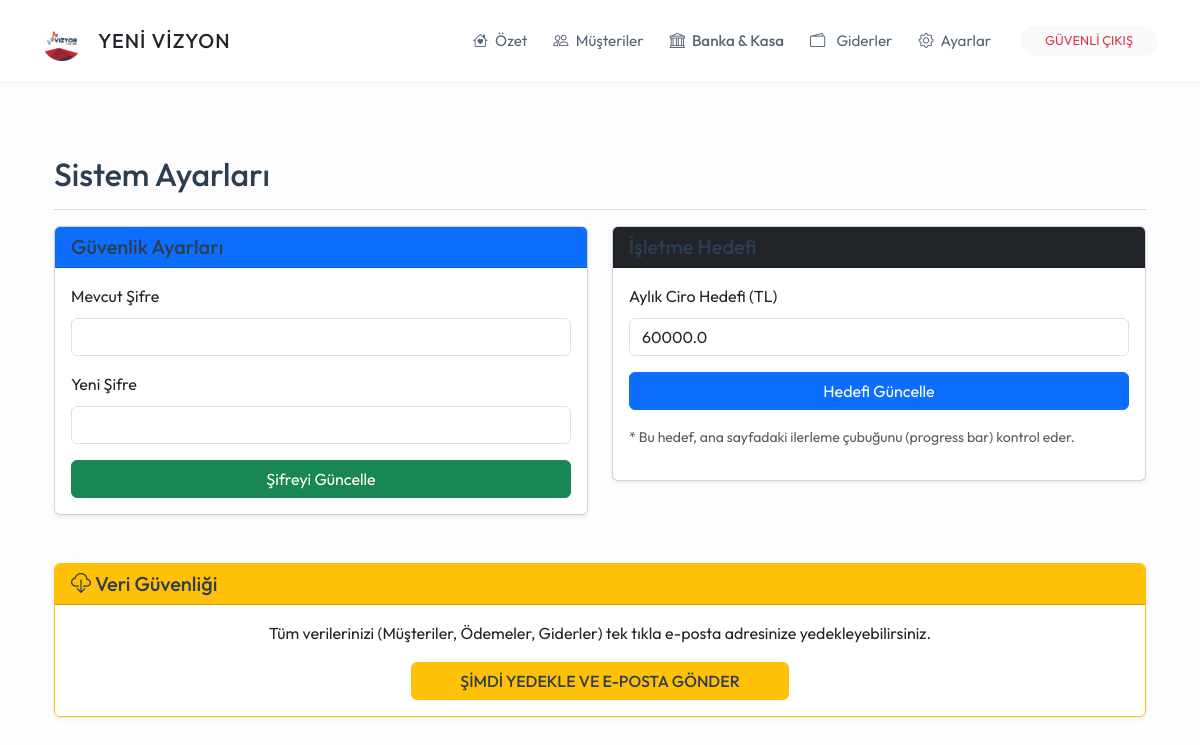
Page /ayarlar (signed in) on the earlier database version.
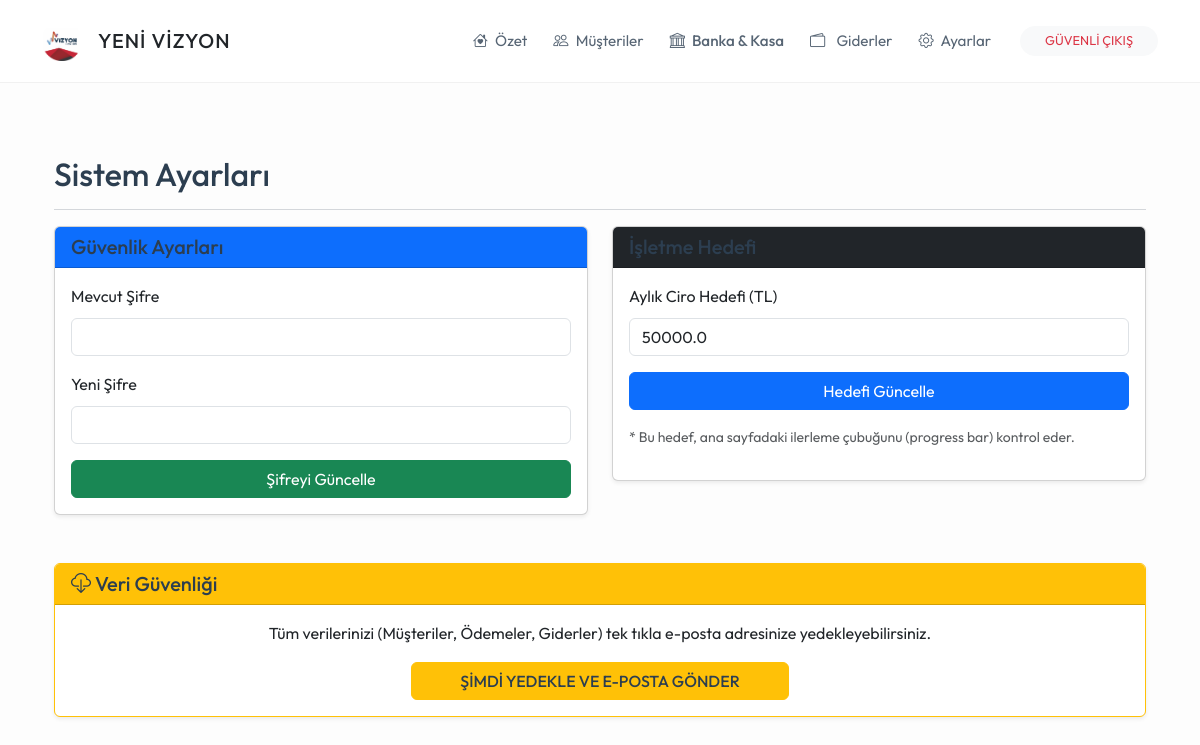
Same page on the later database version.
### models.py (models this page shows)
class Ayarlar(db.Model):
    id = db.Column(db.Integer, primary_key=True)
    ay_hedefi = db.Column(db.Float, default=50000.0)

### routes/genel_isler.py (the view, shortened to what this page needs)
@genel_bp.route('/ayarlar', methods=['GET', 'POST'])
def ayarlar():
    if 'logged_in' not in session:
        return redirect(url_for('genel.index'))
    kullanici = Kullanici.query.filter_by(kullanici_adi='admin').first()
    ayar = Ayarlar.query.first()
    return render_template('ayarlar.html', kullanici=kullanici, ayar=ayar)

### templates/ayarlar.html (shortened to what this page needs)
{% extends 'base.html' %}
{% block content %}
<div class="container mt-4">
    <h2>Sistem Ayarları</h2>
    <hr>
    <div class="row">
        <div class="col-md-6">
            <div class="card shadow-sm mb-4">
                <div class="card-header bg-primary text-white">
                    <h5 class="mb-0"> Güvenlik Ayarları</h5>
                </div>
                <div class="card-body">
                    <form action="{{ url_for('genel.ayarlar') }}" method="POST">
                        <div class="mb-3">
                            <label class="form-label">Mevcut Şifre</label>
                            <input type="password" name="mevcut_sifre" class="form-control" required>
                        </div>
                        <div class="mb-3">
                            <label class="form-label">Yeni Şifre</label>
                            <input type="password" name="yeni_sifre" class="form-control" required>
                        </div>
                        <button type="submit" class="btn btn-success w-100">Şifreyi Güncelle</button>
                    </form>
                </div>
            </div>
        </div>
        <div class="col-md-6">
            <div class="card shadow-sm">
                <div class="card-header bg-dark text-white">
                    <h5 class="mb-0"> İşletme Hedefi</h5>
                </div>
                <div class="card-body">
                    <form action="{{ url_for('genel.ayarlar') }}" method="POST">
                        <div class="mb-3">
                            <label class="form-label">Aylık Ciro Hedefi (TL)</label>
                            <input type="number" name="yeni_hedef" class="form-control" value="{{ ayar.ay_hedefi }}" step="0.01">
                        </div>
                        <button type="submit" class="btn btn-primary w-100">Hedefi Güncelle</button>
                    </form>
                    <p class="text-muted mt-3 small">
                        * Bu hedef, ana sayfadaki ilerleme çubuğunu (progress bar) kontrol eder.
                    </p>
                </div>
            </div>
        </div>
        <div class="col-md-12 mt-4">
            <div class="card shadow-sm border-warning">
                <div class="card-header bg-warning text-dark">
                    <h5 class="mb-0"><i class="bi bi-cloud-download"></i> Veri Güvenliği</h5>
                </div>
                <div class="card-body text-center">
                    <p>Tüm verilerinizi (Müşteriler, Ödemeler, Giderler) tek tıkla e-posta adresinize yedekleyebilirsiniz.</p>
                    <a href="{{ url_for('genel.yedekle_ve_mail_at') }}" class="btn btn-warning px-5 fw-bold" onclick="this.innerHTML='İşlem yapılıyor, lütfen bekleyin...'; this.classList.add('disabled');">
                        ŞİMDİ YEDEKLE VE E-POSTA GÖNDER
                    </a>
                </div>
            </div>
        </div>
    </div>
</div>
{% endblock %}

Differences in the rows shown:
changed Ayarlar: yeni_hedef "60000.0" → "50000.0"
